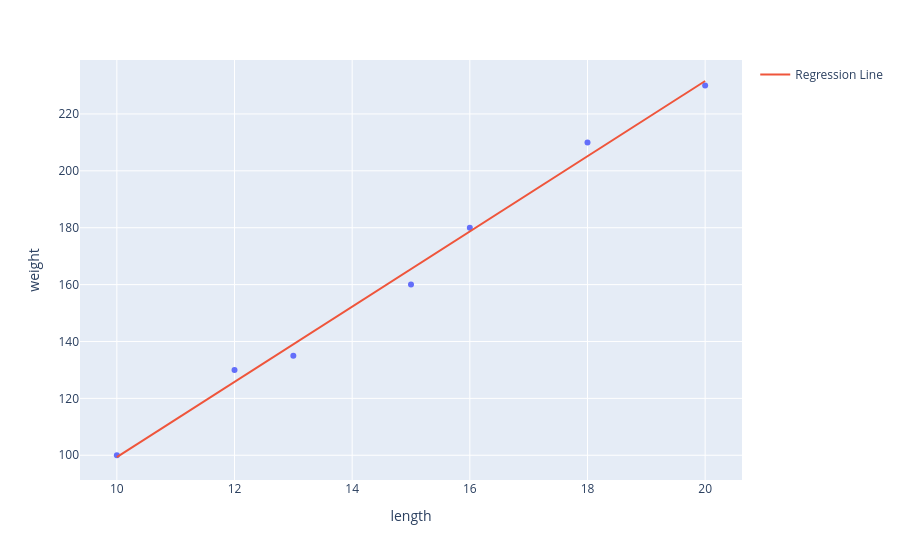

Write notebook code for a chart like this one.
### Code cell
# Plotting the model with plotly
import plotly.express as px

fig = px.scatter(df, x="length", y="weight")

fig.add_scatter(
    x=df["length"],
    y=df["predicted_weight"],
    mode="lines",
    name="Regression Line"
)

fig.show()

### Figure 1 — Plotly figure (JSON) as saved in the notebook; plotly's stock layout.template omitted (floating-point values rounded to 4 significant figures)
{"data": [{"hovertemplate": "length=%{x}<br>weight=%{y}<extra></extra>", "legendgroup": "", "marker": {"color": "#636efa", "symbol": "circle"}, "mode": "markers", "name": "", "orientation": "v", "showlegend": false, "type": "scatter", "x": [10, 12, 13, 15, 16, 18, 20], "xaxis": "x", "y": [100, 130, 135, 160, 180, 210, 230], "yaxis": "y"}, {"mode": "lines", "name": "Regression Line", "type": "scatter", "x": [10, 12, 13, 15, 16, 18, 20], "y": [99.33, 125.8, 139.0, 165.5, 178.7, 205.1, 231.6]}], "layout": {"legend": {"tracegroupgap": 0}, "margin": {"t": 60}, "xaxis": {"anchor": "y", "domain": [0, 1], "title": {"text": "length"}}, "yaxis": {"anchor": "x", "domain": [0, 1], "title": {"text": "weight"}}}}
